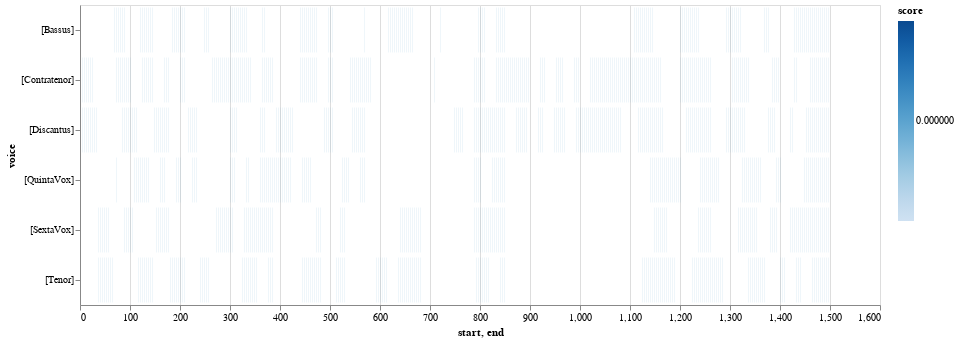

The notebook cell this image was saved under:
### Code cell
viz.plot_close_match_heatmap(mel_ngrams_list, "1, -2, -3, 2", selected_patterns=[], voices=[])

### Figure 1 — Vega-Lite specification as saved in the notebook (floating-point values rounded to 4 significant figures; data arrays with more than 128 entries replaced by an {"elided": "..."} marker saying what was removed)
{"config": {"view": {"continuousWidth": 400, "continuousHeight": 300}}, "data": {"name": "data-055a58796e4d59eb0816bb00f68cd8d7"}, "mark": "bar", "encoding": {"color": {"type": "quantitative", "field": "score"}, "opacity": {"condition": {"value": 1, "test": "(datum.score > SelectorName.cutoff)"}, "value": 0.2}, "tooltip": [], "x": {"type": "quantitative", "field": "start"}, "x2": {"field": "end"}, "y": {"type": "nominal", "field": "voice"}}, "height": 300, "selection": {"SelectorName": {"type": "single", "fields": ["cutoff"], "bind": {"input": "range", "max": 100, "min": 0, "name": "cutoff:", "step": 1}, "init": {"cutoff": 50}}}, "width": 800, "$schema": "https://vega.github.io/schema/vega-lite/v4.8.1.json", "datasets": {"data-055a58796e4d59eb0816bb00f68cd8d7": {"elided": "852 records"}}}
